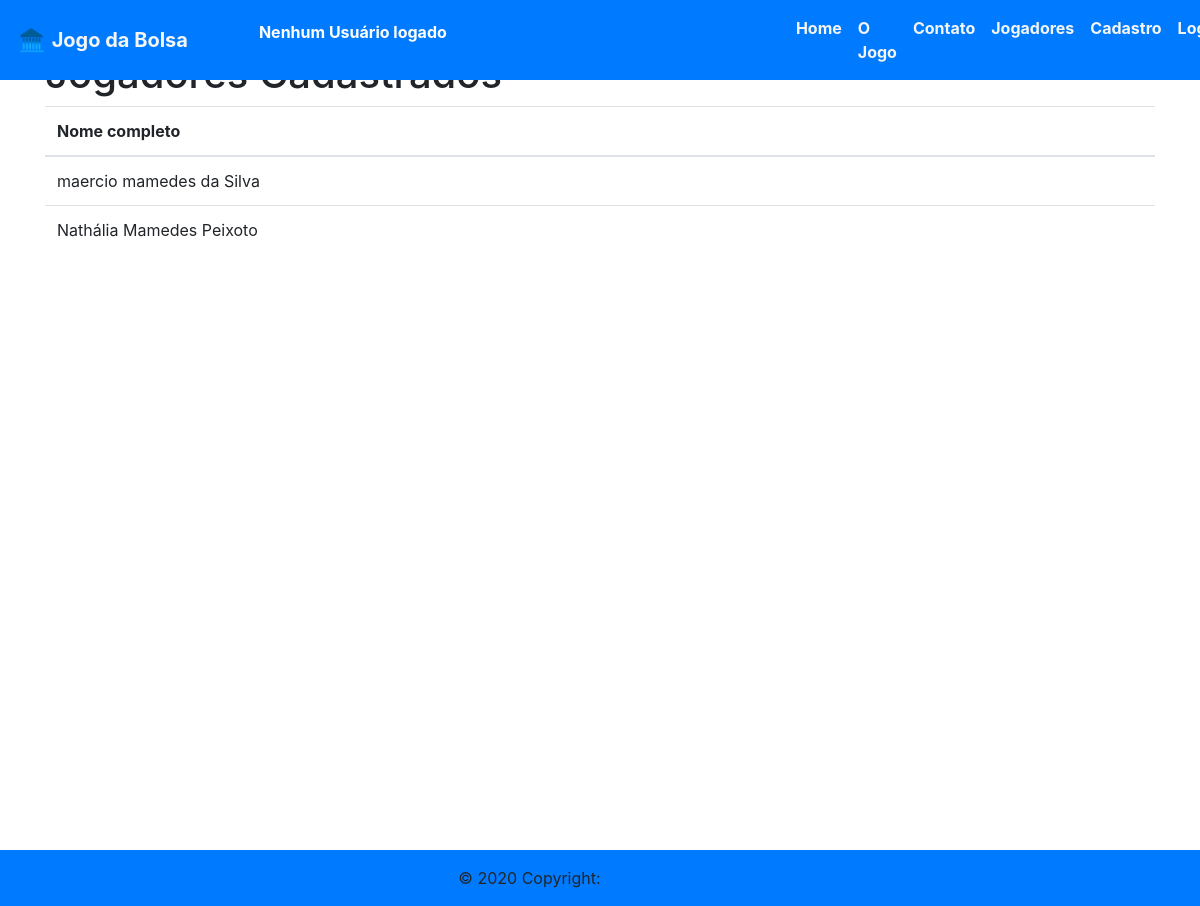
Before: /jogares with the older database file.
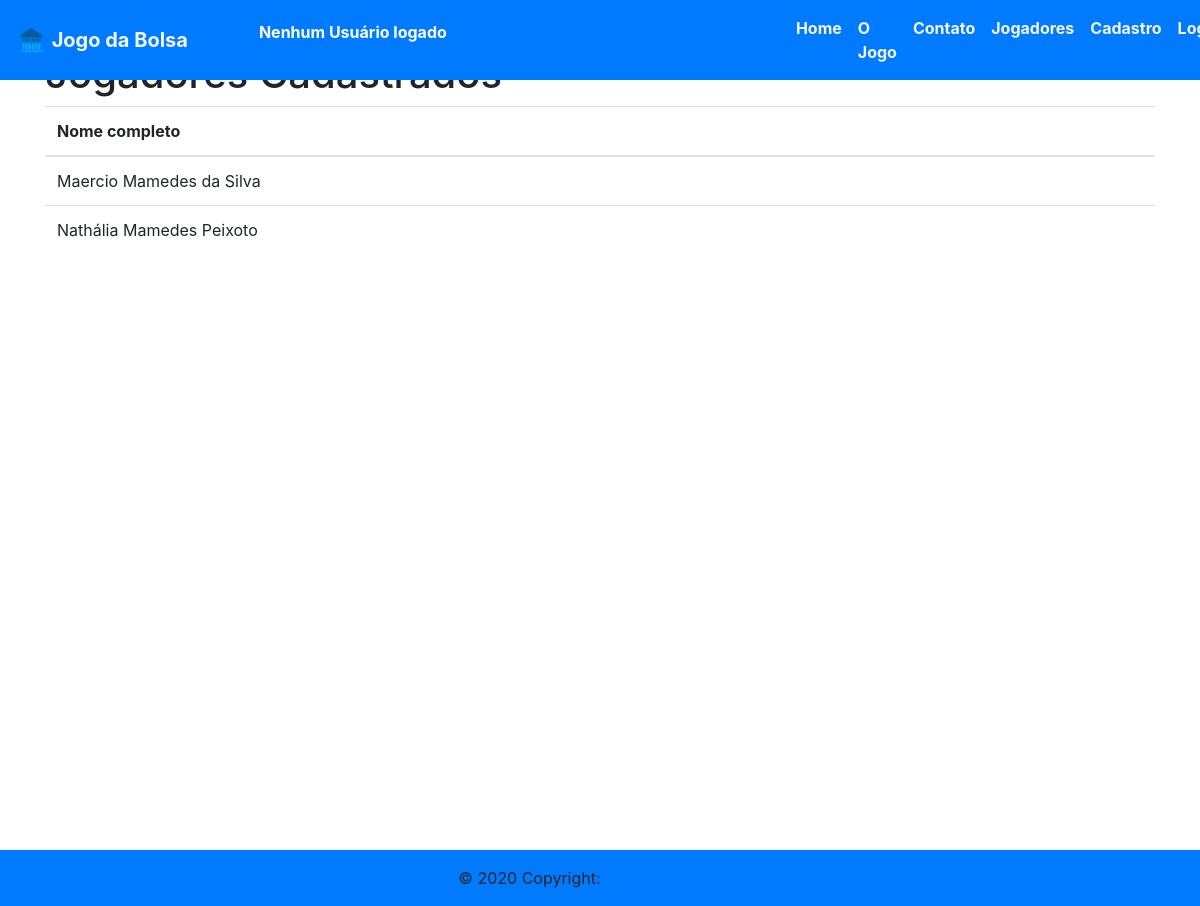
After: the same page with the newer database file.
### apps/appUsers/models.py (models this page shows, shortened)
class UserApp(models.Model):
    user = models.OneToOneField(User, max_length=200, on_delete=models.CASCADE)
    full_name = models.CharField('Nome completo', max_length=200)
    cell = models.CharField('Celular', max_length=13, default='')

### apps/core/views/gamePlayers.py (the view)
# urls.py: path('jogares', game_players, name='game_players'),
def game_players(request):
    users = UserApp.objects.all()
    return render(request, 'core/gamePlayers.html', {'users' : users})

### templates/core/gamePlayers.html
{% extends 'templateBase.html' %}
{% load static %}
{% block content %}
<section class="container">
    <h1>Jogadores Cadastrados</h1>
    <table class="table table-hover">
        <thead>
          <tr>
            <th scope="col">Nome completo</th>
          </tr>
        </thead>
        <tbody>
            {% for element in users %}
                <tr>
                    <td>{{ element }}</td>
                </tr>
            {% endfor %}
        </tbody>
      </table>
</section>
{% endblock %}

### templates/templateBase.html (shortened to what this page needs)
{% load static %}
<!DOCTYPE html>
<html lang="pt-br">
<head>
  <link rel="stylesheet" href="{% static 'css/style-home.css' %}">
  <link rel="stylesheet" href="https://stackpath.bootstrapcdn.com/bootstrap/4.1.3/css/bootstrap.min.css"
>
</head>
<body>
  <header class="header-nav">
    <nav class="navbar navbar-expand-lg navbar-light bg-primary fixed-top">
      <a class="navbar-brand" href="#">
        <img src="{% static 'images/icon.png' %}" width="30" height="30" class="d-inline-block align-top" alt="">
        <b>Jogo da Bolsa</b>
      </a>
      <div class="col-12 col-sm-6">
        <div class="breaking-news">
          <div id="breakingNewsTicker" class="ticker">
            <ul style="list-style: none;">
              {% if not user.is_anonymous %}
              <li ><a style="color: white;font-weight: bold;" href="{% url 'update_user_start' %}" >Usuário: <strong >{{ user }}</strong></a></li>
              {% else %}
              <li><a href="" ><strong strong style="color: white;font-weight: bold;">Nenhum Usuário logado</strong></a></li>
              {% endif %}
            </ul>
          </div>
        </div>
      </div>
      <div class="collapse navbar-collapse justify-content-end" id="navbarNavAltMarkup">
        <div class="navbar-nav" id="nav-main">
          <a class="nav-item nav-link active" href="{% url 'core:index' %}"><b>Home</b> </a>
          <a class="nav-item nav-link active" href="{% url 'core:about_game' %}"><b>O Jogo</b></a>
          <a class="nav-item nav-link active" href="{% url 'core:contact' %}"><b>Contato</b></a>
          <a class="nav-item nav-link active" href="{% url 'core:game_players' %}"><b>Jogadores</b></a>
          {% if not user.is_anonymous %}
          <a class="nav-item nav-link active" href="{% url 'core:logout' %}"><b>Logout</b></a>
          {% if user.is_superuser %}
          <a class="nav-item nav-link active" href="{% url 'admin:index' %}"><b>admin</b></a>
          {% endif %}
          {% else %}
          <a class="nav-item nav-link active" href="{% url 'register' %}"><b>Cadastro</b></a>
          <a class="nav-item nav-link active" href="{% url 'core:login' %}"><b>Login</b></a>
          {% endif %}
        </div>
      </div>
    </nav>
  </header>
  <main id="principal" style="margin-top:50px ; min-height: 800px;">
    {% block content %}
    {% endblock %}
  </main>
  <footer class="footer   bg-primary">
    <div class="footer-copyright text-center py-3">© 2020 Copyright:
      <a href="/"> MDBootstrap.com</a>
    </div>
  </footer>
</body>
</html>

### gameFinance/static/css/style-home.css (style rules this page uses)
html,body,h1,h2,h3,h4 { font-family:"Lato", sans-serif }
.header-nav a b { color: whitesmoke; font-weight: bold; }

Changed rows visible on the page:
changed UserApp: full_name "maercio mamedes da Silva" → "Maercio Mamedes da Silva"
